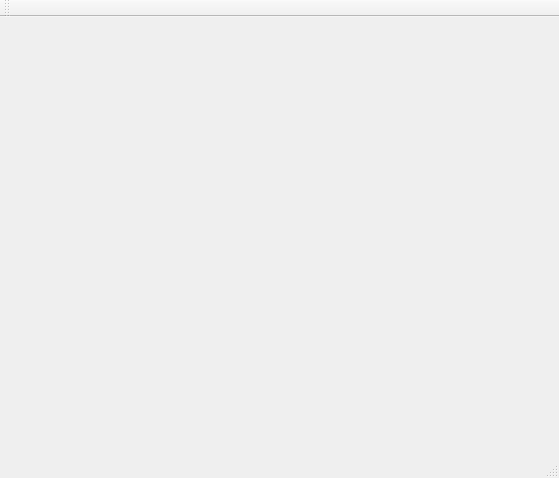
<?xml version="1.0" encoding="UTF-8"?>
<ui version="4.0">
 <class>Window</class>
 <widget class="QMainWindow" name="Window">
  <property name="geometry">
   <rect>
    <x>0</x>
    <y>0</y>
    <width>559</width>
    <height>478</height>
   </rect>
  </property>
  <property name="windowTitle">
   <string>Window</string>
  </property>
  <widget class="QWidget" name="centralWidget"/>
  <widget class="QMenuBar" name="menuBar">
   <property name="geometry">
    <rect>
     <x>0</x>
     <y>0</y>
     <width>559</width>
     <height>27</height>
    </rect>
   </property>
  </widget>
  <widget class="QToolBar" name="mainToolBar">
   <attribute name="toolBarArea">
    <enum>TopToolBarArea</enum>
   </attribute>
   <attribute name="toolBarBreak">
    <bool>false</bool>
   </attribute>
  </widget>
  <widget class="QStatusBar" name="statusBar"/>
 </widget>
 <layoutdefault spacing="6" margin="11"/>
 <resources/>
 <connections/>
</ui>
